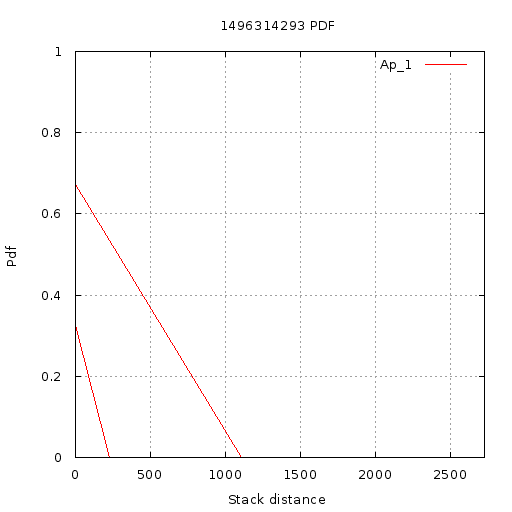

Reproduce this figure in gnuplot.
set terminal  png size 512,512 font 'Verdana, 10'
set title "1496314293 PDF"
set output '//home//cat//Documents//CACHE//Results//PlotData//Shared//1496314293//PDF//11//pdf.png'
set ylabel "Pdf"
set yrange [0:1]
set xlabel "Stack distance"
set xrange [1.000000:2725.000000]
set grid xtics ytics
plot '//home//cat//Documents//CACHE//Results//PlotData//Shared//1496314293//PDF//11//App_1.txt' using 1:2 with lines title 'Ap_1'
set terminal  png size 512,512 font 'Verdana, 10'
set title "1496314293 PDF"
set output '//home//cat//Documents//CACHE//Results//PlotData//Shared//1496314293//PDF//11//pdf.png'
set ylabel "Pdf"
set yrange [0:1]
set xlabel "Stack distance"
set xrange [1.000000:2725.000000]
set grid xtics ytics
plot '//home//cat//Documents//CACHE//Results//PlotData//Shared//1496314293//PDF//11//App_1.txt' using 1:2 with lines title 'Ap_1'
set terminal  png size 512,512 font 'Verdana, 10'
set title "1496314293 PDF"
set output '//home//cat//Documents//CACHE//Results//PlotData//Shared//1496314293//PDF//11//pdf.png'
set ylabel "Pdf"
set yrange [0:1]
set xlabel "Stack distance"
set xrange [1.000000:2725.000000]
set grid xtics ytics
plot '//home//cat//Documents//CACHE//Results//PlotData//Shared//1496314293//PDF//11//App_1.txt' using 1:2 with lines title 'Ap_1'
set terminal  png size 512,512 font 'Verdana, 10'
set title "1496314293 PDF"
set output '//home//cat//Documents//CACHE//Results//PlotData//Shared//1496314293//PDF//11//pdf.png'
set ylabel "Pdf"
set yrange [0:1]
set xlabel "Stack distance"
set xrange [1.000000:2725.000000]
set grid xtics ytics
plot '//home//cat//Documents//CACHE//Results//PlotData//Shared//1496314293//PDF//11//App_1.txt' using 1:2 with lines title 'Ap_1'
